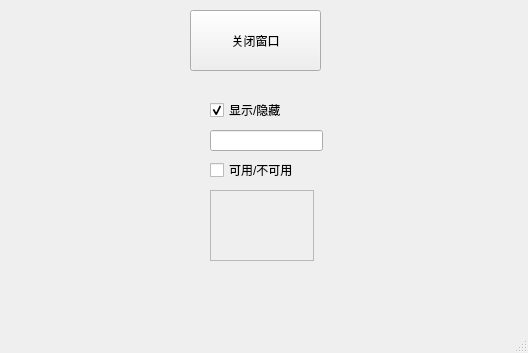
<?xml version="1.0" encoding="UTF-8"?>
<ui version="4.0">
 <class>MainWindow</class>
 <widget class="QMainWindow" name="MainWindow">
  <property name="geometry">
   <rect>
    <x>0</x>
    <y>0</y>
    <width>528</width>
    <height>353</height>
   </rect>
  </property>
  <property name="windowTitle">
   <string>MainWindow</string>
  </property>
  <widget class="QWidget" name="centralwidget">
   <widget class="QPushButton" name="pushButton">
    <property name="geometry">
     <rect>
      <x>190</x>
      <y>10</y>
      <width>131</width>
      <height>61</height>
     </rect>
    </property>
    <property name="text">
     <string>关闭窗口</string>
    </property>
   </widget>
   <widget class="QCheckBox" name="checkBox">
    <property name="geometry">
     <rect>
      <x>210</x>
      <y>100</y>
      <width>86</width>
      <height>20</height>
     </rect>
    </property>
    <property name="text">
     <string>显示/隐藏</string>
    </property>
    <property name="checked">
     <bool>true</bool>
    </property>
   </widget>
   <widget class="QCheckBox" name="checkBox_2">
    <property name="geometry">
     <rect>
      <x>210</x>
      <y>160</y>
      <width>101</width>
      <height>20</height>
     </rect>
    </property>
    <property name="text">
     <string>可用/不可用</string>
    </property>
   </widget>
   <widget class="QLineEdit" name="lineEdit">
    <property name="geometry">
     <rect>
      <x>210</x>
      <y>130</y>
      <width>113</width>
      <height>21</height>
     </rect>
    </property>
   </widget>
   <widget class="QTextEdit" name="textEdit">
    <property name="enabled">
     <bool>false</bool>
    </property>
    <property name="geometry">
     <rect>
      <x>210</x>
      <y>190</y>
      <width>104</width>
      <height>71</height>
     </rect>
    </property>
   </widget>
  </widget>
  <widget class="QMenuBar" name="menubar">
   <property name="geometry">
    <rect>
     <x>0</x>
     <y>0</y>
     <width>528</width>
     <height>24</height>
    </rect>
   </property>
  </widget>
  <widget class="QStatusBar" name="statusbar"/>
 </widget>
 <resources/>
 <connections>
  <connection>
   <sender>pushButton</sender>
   <signal>clicked()</signal>
   <receiver>MainWindow</receiver>
   <slot>close()</slot>
   <hints>
    <hint type="sourcelabel">
     <x>279</x>
     <y>75</y>
    </hint>
    <hint type="destinationlabel">
     <x>321</x>
     <y>215</y>
    </hint>
   </hints>
  </connection>
  <connection>
   <sender>checkBox</sender>
   <signal>toggled(bool)</signal>
   <receiver>lineEdit</receiver>
   <slot>setVisible(bool)</slot>
   <hints>
    <hint type="sourcelabel">
     <x>260</x>
     <y>132</y>
    </hint>
    <hint type="destinationlabel">
     <x>268</x>
     <y>166</y>
    </hint>
   </hints>
  </connection>
  <connection>
   <sender>checkBox_2</sender>
   <signal>toggled(bool)</signal>
   <receiver>textEdit</receiver>
   <slot>setEnabled(bool)</slot>
   <hints>
    <hint type="sourcelabel">
     <x>249</x>
     <y>199</y>
    </hint>
    <hint type="destinationlabel">
     <x>249</x>
     <y>237</y>
    </hint>
   </hints>
  </connection>
 </connections>
</ui>
